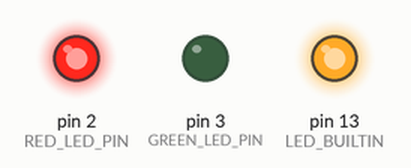
Recording of a sketch running on a simulated Arduino Uno, built with avr-gcc and run on an emulated ATmega328P. On the bench: output pins drawn as LEDs (lit = HIGH).

Above: at 2.5 s.
At 10.0 s:
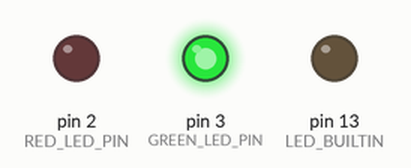
Timing chart, 0 to 19.5 s (numbered marks = the images above):
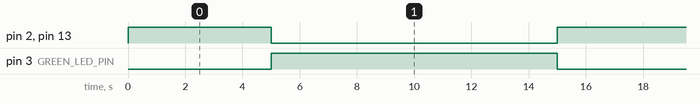

Measured:
- by itself, pin 2 (RED_LED_PIN), pin 13 (LED_BUILTIN): alternates HIGH for 5.0 s and LOW for 10.0 s
- by itself, pin 3 (GREEN_LED_PIN): alternates HIGH for 10.0 s and LOW for 5.0 s

The sketch:

brio_traffic_light.ino
```cpp
const int GREEN_LED_PIN = 3;
const int RED_LED_PIN = 2;

const int GREEN_PHASE_SECONDS = 5;
const int RED_PHASE_SECONDS = 10;

const int PIN_VALUE_ON = LOW; // minus of the LED is connected to the input pin, so it is inverted!
const int PIN_VALUE_OFF = HIGH; // minus of the LED is connected to the input pin, so it is inverted!

void setup() {
  pinMode(LED_BUILTIN, OUTPUT);
  pinMode(GREEN_LED_PIN, OUTPUT);
  pinMode(RED_LED_PIN, OUTPUT);
}

void builtinLedOn() {
  digitalWrite(LED_BUILTIN, HIGH);
}

void builtinLedOff() {
  digitalWrite(LED_BUILTIN, LOW);
}

void turnGreen() {
  digitalWrite(GREEN_LED_PIN, PIN_VALUE_ON);
  digitalWrite(RED_LED_PIN, PIN_VALUE_OFF);
  builtinLedOn();
}

void turnRed() {
  digitalWrite(GREEN_LED_PIN, PIN_VALUE_OFF);
  digitalWrite(RED_LED_PIN, PIN_VALUE_ON);
  builtinLedOff();
}

void loop() {
  turnGreen();
  delay(1000 * GREEN_PHASE_SECONDS);
  turnRed();
  delay(1000 * RED_PHASE_SECONDS);
}
```
